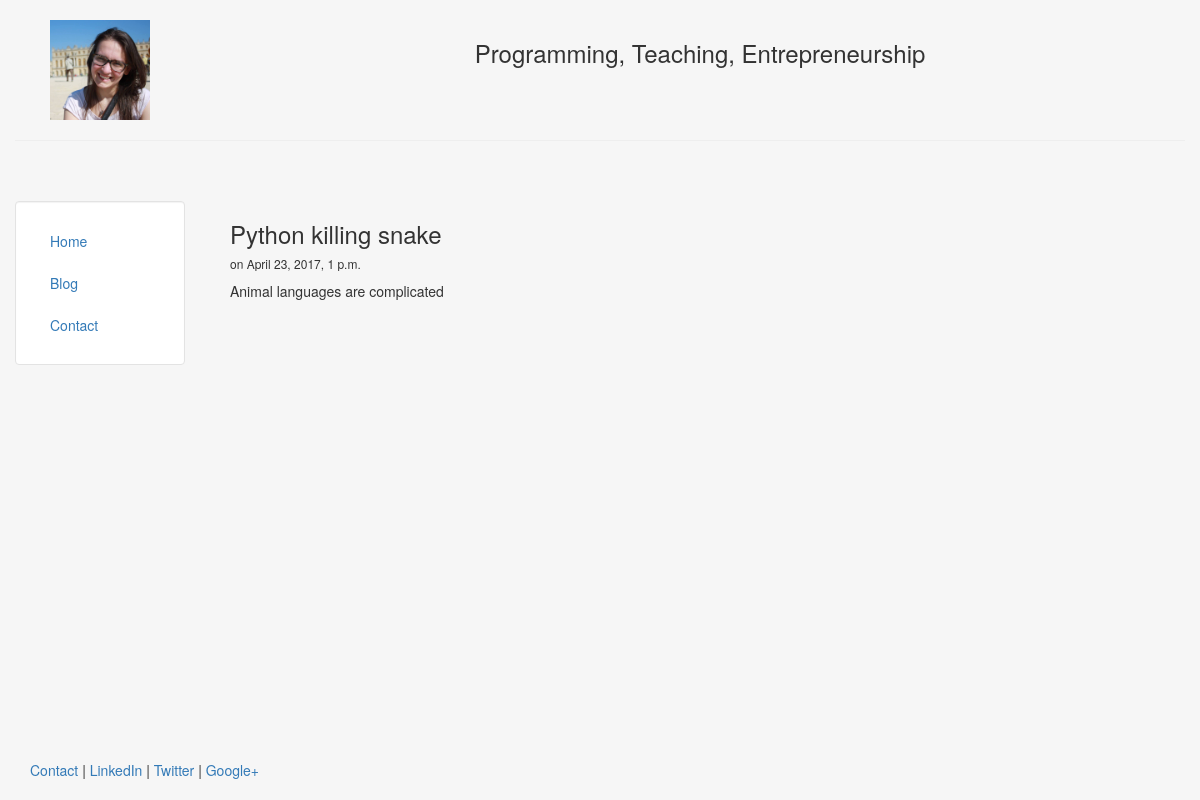
Page /blog/2 on the committed database.
### blog/models.py (models this page shows, shortened)
class Post(models.Model):
    title = models.CharField(max_length=140)
    body = models.TextField()
    date = models.DateTimeField()

### blog/templates/blog/post.html
{% extends "dashboard/header.html" %}
{% block content %}
    <h3>{{post.title}}</h3>
    <h6> on {{post.date}}</h6>
    {{post.body|safe|linebreaks}}
{% endblock %}

### dashboard/templates/dashboard/header.html (style rules this page uses)
html, body { height:100% }

### rows in the picture
Post: title "Python killing snake", date "April 23, 2017, 1 p.m.", body "Animal languages are complicated"
